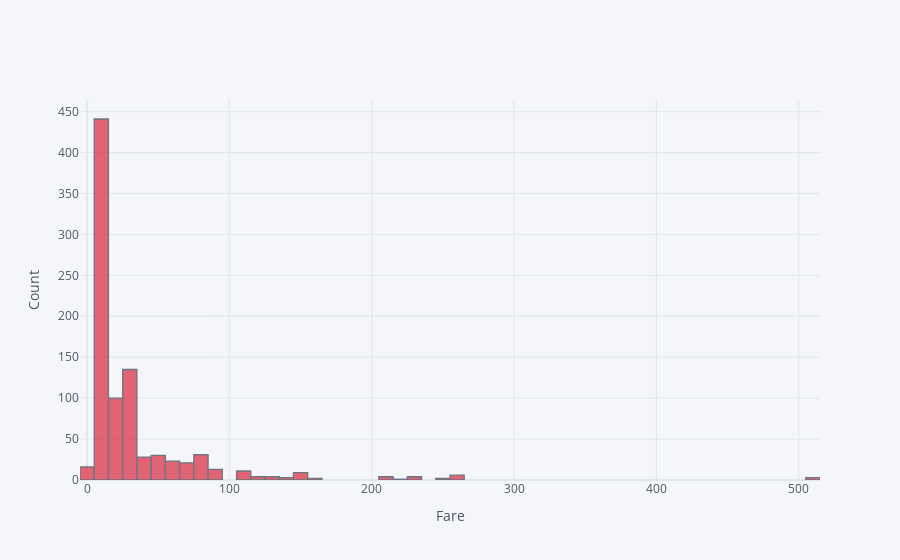

Here is the notebook cell this chart was saved with:
### Markdown cell above
### Task 7
Recreate the interactive plot below using the titanic dataframe. There are very few hints since the plot can be done with just one or two lines of code and a hint would basically give away the solution. Keep careful attention to the x and y labels for hints

### Code cell
titanic['fare'].iplot(kind='hist', bins=100, color='red', 
                      xTitle='Fare', yTitle='Count')

### Figure 1 — Plotly figure (JSON) as saved in the notebook; plotly's stock layout.template omitted (floating-point values rounded to 4 significant figures; data arrays with more than 128 entries replaced by an {"elided": "..."} marker saying what was removed)
{"data": [{"histfunc": "count", "histnorm": "", "marker": {"color": "rgba(219, 64, 82, 1.0)", "line": {"color": "#4D5663", "width": 1.3}}, "name": "fare", "nbinsx": 100, "opacity": 0.8, "orientation": "v", "type": "histogram", "x": {"elided": "891 float values"}}], "layout": {"autosize": true, "barmode": "overlay", "legend": {"bgcolor": "#F5F6F9", "font": {"color": "#4D5663"}}, "paper_bgcolor": "#F5F6F9", "plot_bgcolor": "#F5F6F9", "title": {"font": {"color": "#4D5663"}}, "xaxis": {"autorange": true, "gridcolor": "#E1E5ED", "range": [-5, 515], "showgrid": true, "tickfont": {"color": "#4D5663"}, "title": {"font": {"color": "#4D5663"}, "text": "Fare"}, "type": "linear", "zerolinecolor": "#E1E5ED"}, "yaxis": {"autorange": true, "gridcolor": "#E1E5ED", "range": [0, 464.2], "showgrid": true, "tickfont": {"color": "#4D5663"}, "title": {"font": {"color": "#4D5663"}, "text": "Count"}, "zerolinecolor": "#E1E5ED"}}}
